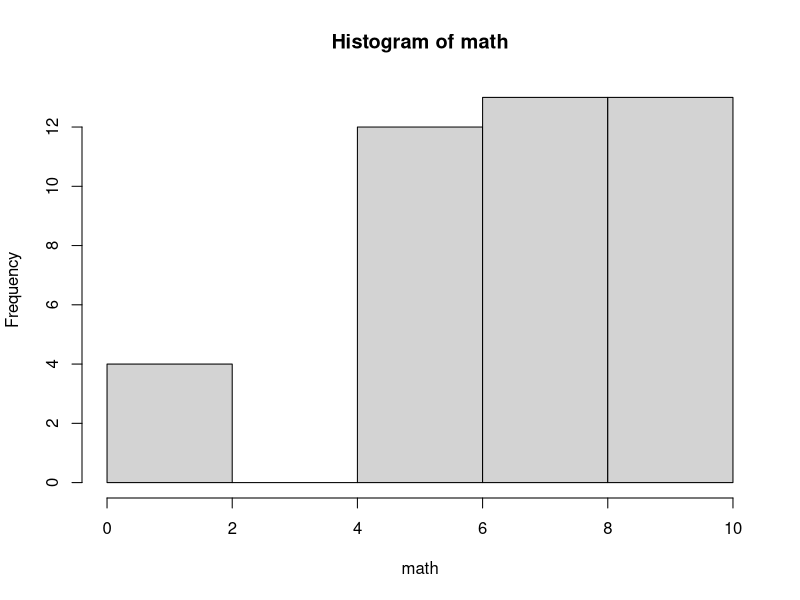
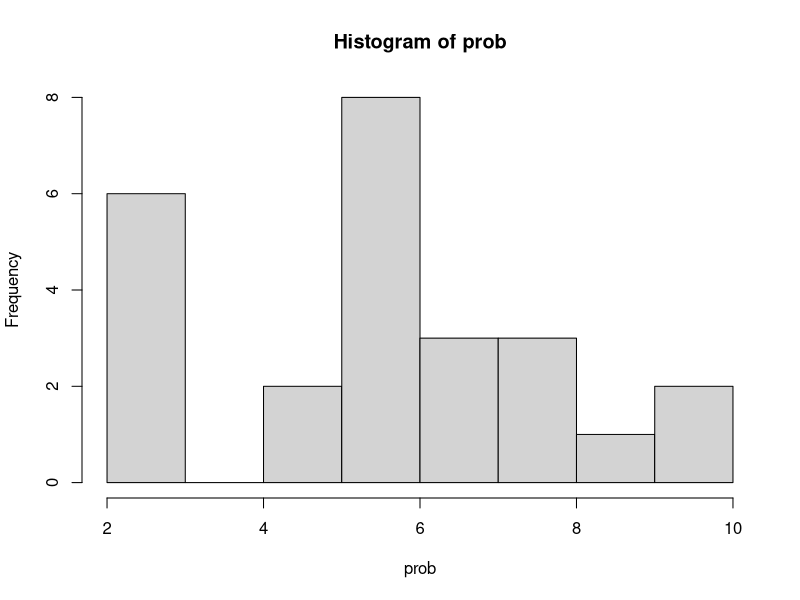

Source code (R) for these figures, in order:
data <- read.csv("survey_data_2019.txt" , header=TRUE , sep='\t')
data <- data[complete.cases(data[,c("math","prob")]),]
# We are going to use the variable X1bar - X2bar (x1bar avg value of males 
#, x2bar avg value of females)
math <- data[data$sex == 'M',]$math
prob <- data[data$sex == 'F',]$prob

#Examining the data
hist(math)
hist(prob)
#No outliers and the distr looks normal enough

#Calculating sample size
nrow(data) -> N

#Calculating the sdeviastions of each data
sd(math) -> s1
sd(prob) -> s2

#sample sd
s <- s1/sqrt(N) + s2/sqrt(N)

mean(math) -> m1
mean(prob) -> m2
#Null hypothesis is avg(males) == avg(females)
#Alternative hypothesis is avg(males) > avg(females)

#estimated value
m <- m1-m2
#hypothesized value
h <- 0
# Statistic  t test
t <-  ( m - 0 ) / s
# P - value ( with t test using Student t probabiliy function )
# and two sided significance test 
pval <- 2*pt(df= N - 1 , -abs(t))
#pval is 1.311082e-07 os the null hypothesis is rejected
message("Pvalue = ", pval)
